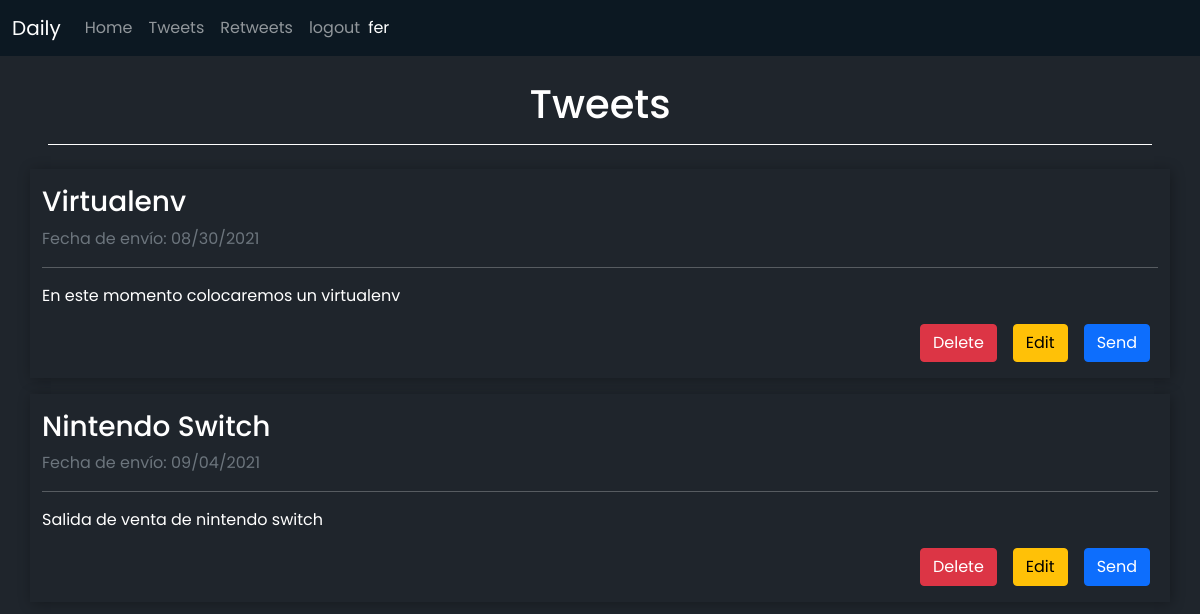
/tweets (signed in), run on an earlier commit of the app's database.
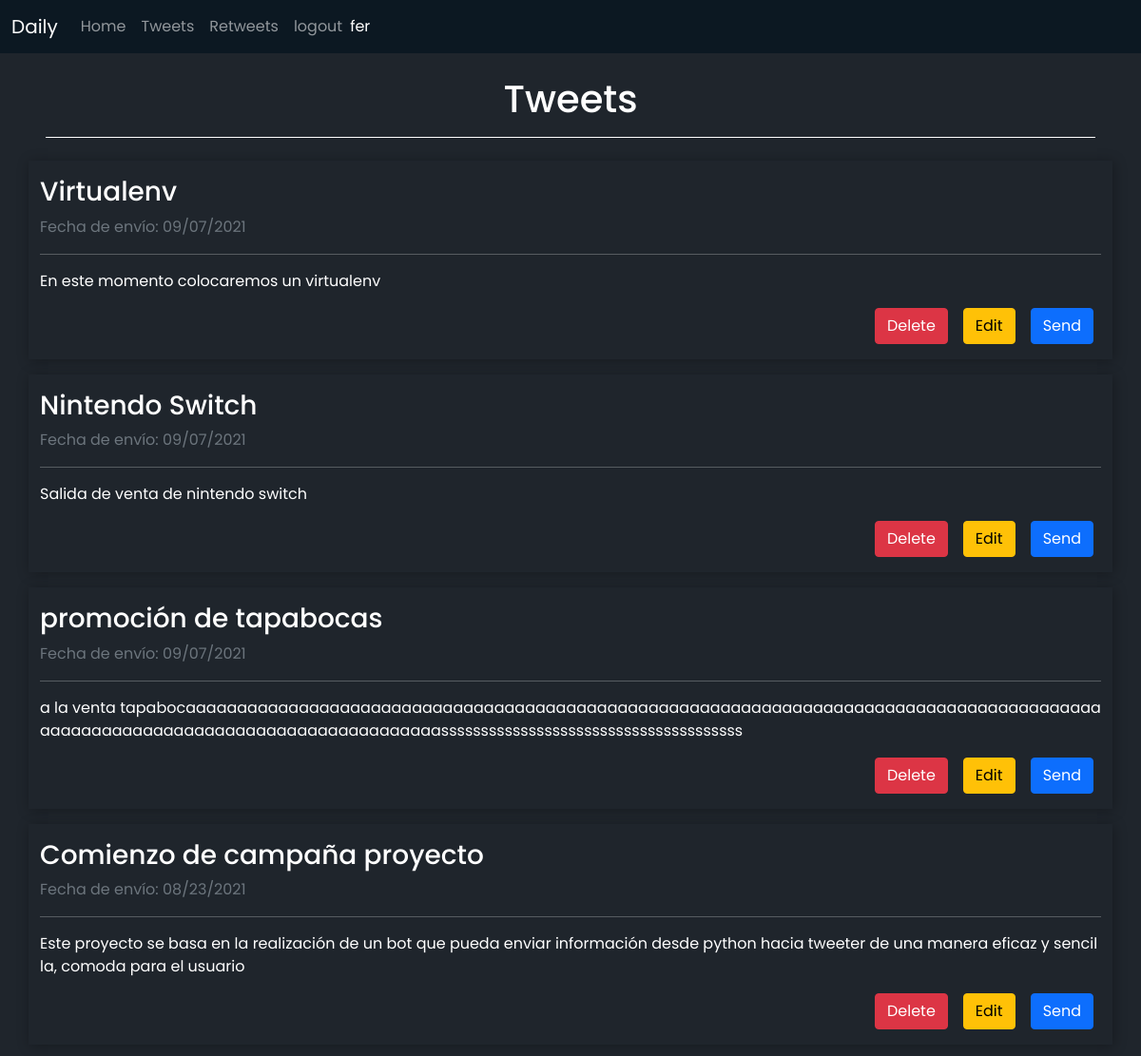
And on a later commit of the database.
### daily/models.py (models this page shows, shortened)
class User(AbstractUser):
    pass

class Entry(models.Model):
    owner = models.ForeignKey(User, on_delete=models.CASCADE)
    title = models.CharField(max_length=50)
    content = models.TextField(max_length=280, null= False, blank= False)
    date = models.CharField(max_length=255)

### daily/views.py (the view)
# urls.py: path('tweets', views.tweets, name='tweets'),
def tweets(request):
    tweets = Entry.objects.filter(owner = request.user)
    return render(request, 'daily/tweets.html', {'tweets': tweets})

### daily/templates/daily/tweets.html (shortened to what this page needs)
{% extends 'daily/layout.html' %}
{% load static %}
{% block style %}
    <link rel="stylesheet" href="{% static 'daily/modalEdit.css' %}">
{% endblock %}
{% load crispy_forms_tags %}
{% block content %}
    <h1 class="text-white text-center mt-4 border-bottom border-white mx-5 mb-4 pb-3">Tweets</h1>
    {% for tweet in tweets %}
        <div class="container text-white my-3 py-3" style="box-shadow:1px 1px 13px 0.5px rgba(0, 0, 0, 0.3);">
            <div class="title">
                <h3 id="title-{{tweet.id}}">{{tweet.title}}</h3>
                <p id="date-{{tweet.id}}" class="text-muted">Fecha de envío: {{tweet.date}}</p>
                <hr>
            </div>
            <div class="content" style="word-break: break-all;">
                <p id="content-{{tweet.id}}">{{tweet.content}}</p>
            </div>
            <div class="buttons d-flex justify-content-end">
                <a class="btn btn-danger mx-2" href="{% url 'delete' tweet.id %}">Delete</a>
                <a type='button'  data-bs-toggle="modal" data-bs-target="#exampleModal-{{tweet.id}}" class="btn btn-warning mx-2" href="#">Edit</a>
                <a href="#" class="btn btn-primary mx-2">Send</a>
            </div>
        </div>
    {% endfor %}
{% endblock %}

### daily/templates/daily/layout.html (shortened to what this page needs)
<!DOCTYPE html>
<html lang="en">
<head>
    {% block style %}
    {% endblock %}
    <link rel="stylesheet" href="https://cdnjs.cloudflare.com/ajax/libs/datepicker/0.6.5/datepicker.min.css" />
    <link rel="stylesheet" href="https://cdnjs.cloudflare.com/ajax/libs/font-awesome/5.15.4/css/all.min.css" />
    <link href="https://cdn.jsdelivr.net/npm/bootstrap@5.1.0/dist/css/bootstrap.min.css" rel="stylesheet">
</head>
<body style="background-color: #1f252c; font-family: 'Poppins', sans-serif !important;">
    <nav class="navbar navbar-expand-lg navbar-dark" style="background-color:#0c1822;">
        <div class="container-fluid">
          <a class="navbar-brand" href="#">Daily</a>
          <div class="collapse navbar-collapse" id="navbarText">
            <ul class="navbar-nav mb-2 mb-lg-0">
              <li class="nav-item">
                <a class="nav-link" id="home" aria-current="page" href="{% url 'home' %}">Home</a>
              </li>
              <li class="nav-item">
                <a class="nav-link" href="{% url 'tweets' %}">Tweets</a>
              </li>
              <li class="nav-item">
                <a class="nav-link" href="#">Retweets</a>
              </li>
              {% if request.user.is_authenticated %}
                <li class="nav-item">
                  <a class="nav-link" href="{% url 'logout' %}">logout</a>
                </li>
              {% endif %}
            </ul>
            <span class="text-white ">{{request.user.username}}</span>
          </div>
        </div>
      </nav>
      {% block content %} {% endblock %}
</body>
</html>

What changed in the data, as far as the page shows it:
changed Entry "Virtualenv": date "08/30/2021" → "09/07/2021"
changed Entry "Nintendo Switch": date "09/04/2021" → "09/07/2021"
added Entry: title "promoción de tapabocas", date "09/07/2021", content "a la venta tapabocaaaaaaaaaaaaaaaaaaaaaaaaaaaaaaaaaaaaaaaaaaaaaaaaaaaaaaaaaaaaaaaaaaaaaaaaaaaaaaaaaaaaaaaaaaaaaaaaaaaaaaaaaaaaaaaaaaaaaaaaaaaaaaaassssssssssssssssssssssssssssssssssssss"
added Entry: title "Comienzo de campaña proyecto", date "08/23/2021", content "Este proyecto se basa en la realización de un bot que pueda enviar información desde python hacia tweeter de una manera eficaz y sencilla, comoda para el usuario"
